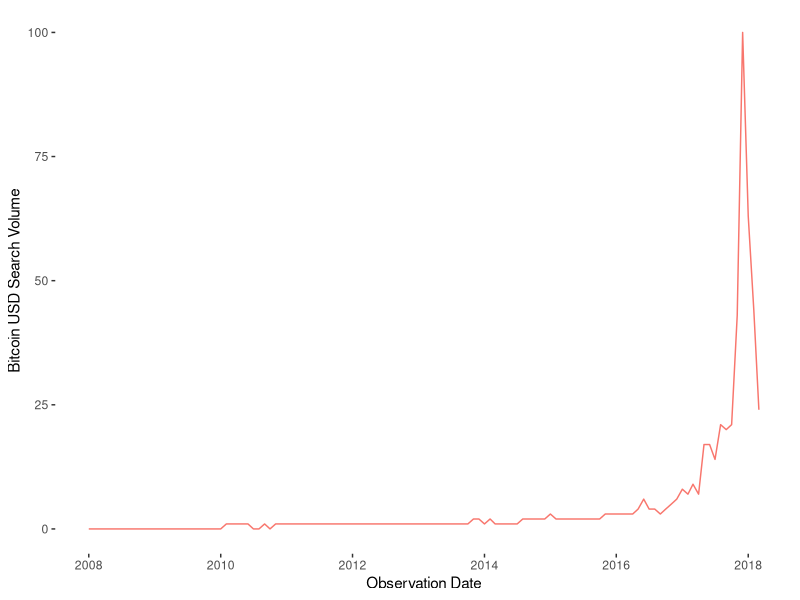

Recreate this plot in R.
#R 3.3 Verified


#use the excel
library(ggplot2)
library(readxl)
library(grid)
library(gridExtra)
#Load Data

color1 = '#0168bb'
color2 = '#9196aa'
color3 = '#2e5785'
color4 = '#474a54'

#Set working directory for indata file
setwd("~/Dropbox/NorthWestern/Predict 455 - Winter 2018/Predict455FinalProject/indata")

bitcoinuser_googletrend <- read_excel("bitcoinmultiTimeline.xlsx", sheet = 'bitcoinmultiTimeline',
                                      col_types = c("date", "numeric"))

#view
View(bitcoinuser_googletrend)

#plot
#Create Plots

p1 = ggplot(bitcoinuser_googletrend, aes(Month))+
  
  geom_line(aes(y = `BTC USD: (Worldwide)`, colour = color4))+
  theme(panel.background = element_blank(),legend.position="none")   +
  xlab("Observation Date") + ylab("Bitcoin USD Search Volume")+
  ylim(0,100)
p1

require(grid)

